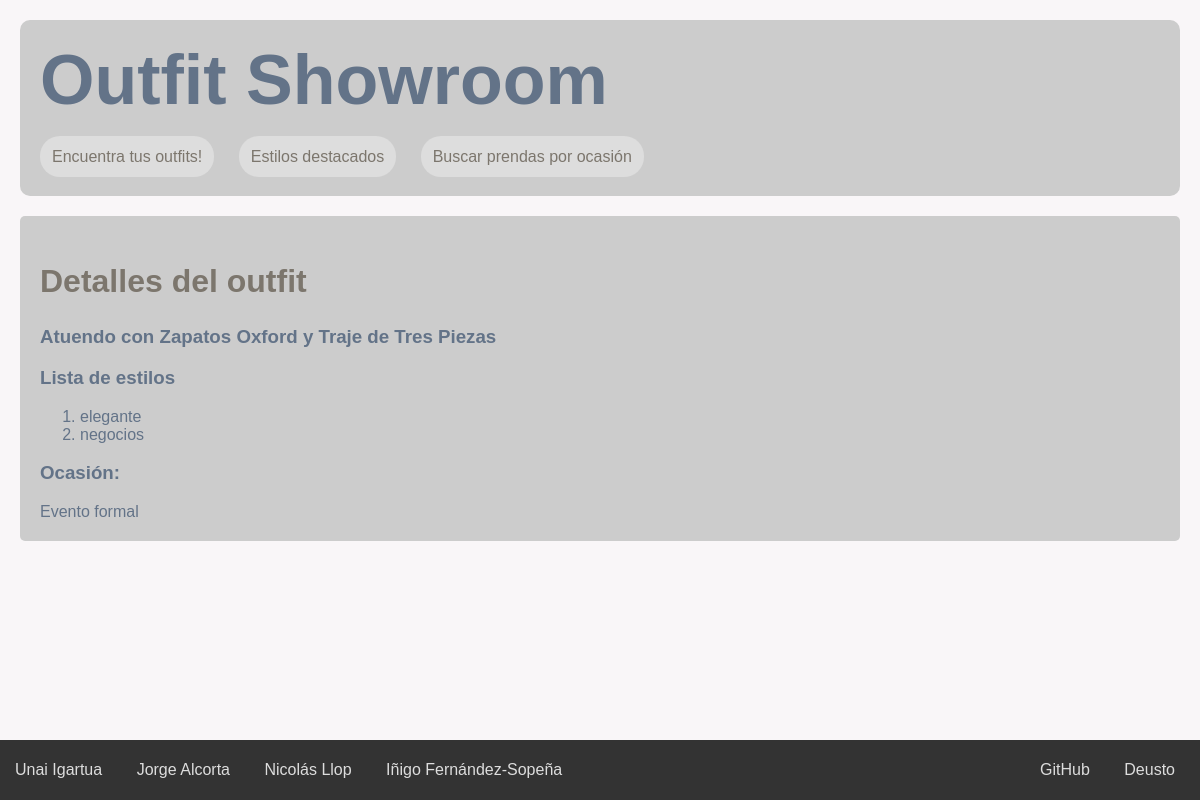
Page /es/outfit/1 on the earlier database version.
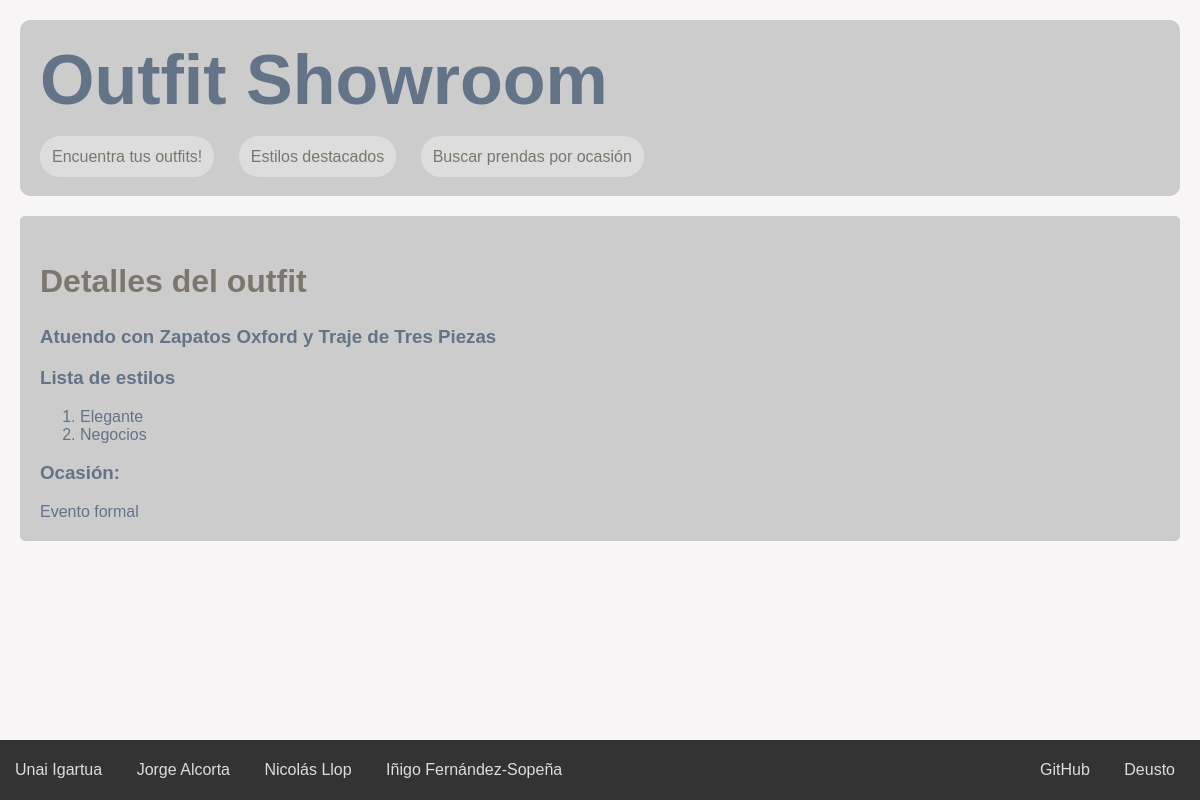
Same page on the later database version.
### appOutfitShowroom/models.py (models this page shows, shortened)
class Estilo(models.Model):
    def get_nombre(self):
        return self.nombre_en if get_language() == 'en' else self.nombre
    nombre = models.CharField(max_length=50)
    nombre_en = models.CharField(max_length=50, blank=True)

### appOutfitShowroom/views.py (the view)
# urls.py: path('outfit/<int:outfit_id>', views.detalle_outfit, name='detalle_outfit'),
def detalle_outfit(request, outfit_id):
	outfit = get_object_or_404(Outfit, pk=outfit_id)
	context = {
		'titulo_pagina': "Detalles del outfit",
		'outfit': outfit,
		'ocasion': outfit.ocasion,
		'estilos': outfit.estilos.all
	}
	return render(request, 'outfit.html', context)

### appOutfitShowroom/models.py (called while the page is built)
    def get_nombre(self):
        return self.nombre_en if get_language() == 'en' else self.nombre

    def get_nombre(self):
        return self.nombre_en if get_language() == 'en' else self.nombre

### appOutfitShowroom/templates/outfit.html
{% extends "base.html" %}
{% load static %}
{%load i18n%}
{% block contenido %}
<h2>{% trans "Detalles del outfit" %}</h2>
{% if outfit %}
    <h3>{{ outfit.get_nombre}}</h3>
	<h3>{% trans "Lista de estilos" %}</h3>
	{% if estilos %}
		<ol>
		{% for e in estilos %}
			<li>
				<a href="{% url 'detalle_estilo' e.id %}">{{ e.get_nombre}}</a>
			</li>
		{% endfor %}
		</ol>
	{% else %}
		<p>{% trans "No tiene estilos asociados." %}</p>
	{% endif %}
    {% if ocasion %}
        <h3>{% trans "Ocasión: " %}</h3><a href="{% url 'detalle_ocasion' ocasion.id %}">{{ocasion.get_nombre}}</a>
    {% endif %}
{% else %}
    <p>{% trans "No existe este outfit." %}</p>
{% endif %}
{% endblock %}

Differences in the rows shown:
changed Estilo: get_nombre "elegante" → "Elegante"
changed Estilo: get_nombre "negocios" → "Negocios"
